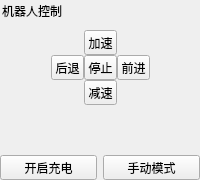
              <widget class="QGroupBox" name="groupBox">
               <property name="styleSheet">
                <string notr="true">QGroupBox {
	border:none;
}</string>
               </property>
               <property name="title">
                <string>机器人控制</string>
               </property>
               <layout class="QVBoxLayout" name="verticalLayout_10">
                <property name="spacing">
                 <number>0</number>
                </property>
                <property name="leftMargin">
                 <number>0</number>
                </property>
                <property name="topMargin">
                 <number>20</number>
                </property>
                <property name="rightMargin">
                 <number>0</number>
                </property>
                <property name="bottomMargin">
                 <number>0</number>
                </property>
                <item>
                 <layout class="QHBoxLayout" name="horizontalLayout_10">
                  <property name="spacing">
                   <number>0</number>
                  </property>
                  <property name="topMargin">
                   <number>10</number>
                  </property>
                  <property name="bottomMargin">
                   <number>10</number>
                  </property>
                  <item>
                   <spacer name="horizontalSpacer_8">
                    <property name="orientation">
                     <enum>Qt::Horizontal</enum>
                    </property>
                    <property name="sizeHint" stdset="0">
                     <size>
                      <width>40</width>
                      <height>20</height>
                     </size>
                    </property>
                   </spacer>
                  </item>
                  <item>
                   <widget class="QWidget" name="widget_5" native="true">
                    <property name="minimumSize">
                     <size>
                      <width>0</width>
                      <height>0</height>
                     </size>
                    </property>
                    <property name="maximumSize">
                     <size>
                      <width>99</width>
                      <height>99</height>
                     </size>
                    </property>
                    <layout class="QGridLayout" name="gridLayout_2">
                     <property name="leftMargin">
                      <number>0</number>
                     </property>
                     <property name="topMargin">
                      <number>0</number>
                     </property>
                     <property name="rightMargin">
                      <number>0</number>
                     </property>
                     <property name="bottomMargin">
                      <number>0</number>
                     </property>
                     <property name="spacing">
                      <number>0</number>
                     </property>
                     <item row="0" column="1">
                      <widget class="QToolButton" name="toolButton_robot_speed_add">
                       <property name="sizePolicy">
                        <sizepolicy hsizetype="Preferred" vsizetype="Preferred">
                         <horstretch>0</horstretch>
                         <verstretch>0</verstretch>
                        </sizepolicy>
                       </property>
                       <property name="toolTip">
                        <string>加速</string>
                       </property>
                       <property name="text">
                        <string>加速</string>
                       </property>
                       <property name="icon">
                        <iconset resource="../resource.qrc">
                         <normaloff>:/asset/HomeWindow/Speed_Add.svg</normaloff>:/asset/HomeWindow/Speed_Add.svg</iconset>
                       </property>
                       <property name="iconSize">
                        <size>
                         <width>24</width>
                         <height>24</height>
                        </size>
                       </property>
                      </widget>
                     </item>
                     <item row="1" column="1">
                      <widget class="QToolButton" name="toolButton_robot_move_stop">
                       <property name="sizePolicy">
                        <sizepolicy hsizetype="Preferred" vsizetype="Preferred">
                         <horstretch>0</horstretch>
                         <verstretch>0</verstretch>
                        </sizepolicy>
                       </property>
                       <property name="toolTip">
                        <string>停止</string>
                       </property>
                       <property name="text">
                        <string>停止</string>
                       </property>
                       <property name="icon">
                        <iconset resource="../resource.qrc">
                         <normaloff>:/asset/HomeWindow/Move_Stop.svg</normaloff>:/asset/HomeWindow/Move_Stop.svg</iconset>
                       </property>
                       <property name="iconSize">
                        <size>
                         <width>24</width>
                         <height>24</height>
                        </size>
                       </property>
                      </widget>
                     </item>
                     <item row="1" column="2">
                      <widget class="QToolButton" name="toolButton_robot_move_forward">
                       <property name="sizePolicy">
                        <sizepolicy hsizetype="Preferred" vsizetype="Preferred">
                         <horstretch>0</horstretch>
                         <verstretch>0</verstretch>
                        </sizepolicy>
                       </property>
                       <property name="minimumSize">
                        <size>
                         <width>0</width>
                         <height>0</height>
                        </size>
                       </property>
                       <property name="maximumSize">
                        <size>
                         <width>1111</width>
                         <height>1111111</height>
                        </size>
                       </property>
                       <property name="statusTip">
                        <string>前进</string>
                       </property>
                       <property name="text">
                        <string>前进</string>
                       </property>
                       <property name="icon">
                        <iconset resource="../resource.qrc">
                         <normaloff>:/asset/HomeWindow/Move_Forward.svg</normaloff>:/asset/HomeWindow/Move_Forward.svg</iconset>
                       </property>
                       <property name="iconSize">
                        <size>
                         <width>24</width>
                         <height>24</height>
                        </size>
                       </property>
                      </widget>
                     </item>
                     <item row="1" column="0">
                      <widget class="QToolButton" name="toolButton_robot_move_backward">
                       <property name="sizePolicy">
                        <sizepolicy hsizetype="Preferred" vsizetype="Preferred">
                         <horstretch>0</horstretch>
                         <verstretch>0</verstretch>
                        </sizepolicy>
                       </property>
                       <property name="toolTip">
                        <string>后退</string>
                       </property>
                       <property name="text">
                        <string>后退</string>
                       </property>
                       <property name="icon">
                        <iconset resource="../resource.qrc">
                         <normaloff>:/asset/HomeWindow/Move_Backward.svg</normaloff>:/asset/HomeWindow/Move_Backward.svg</iconset>
                       </property>
                       <property name="iconSize">
                        <size>
                         <width>24</width>
                         <height>24</height>
                        </size>
                       </property>
                      </widget>
                     </item>
                     <item row="2" column="1">
                      <widget class="QToolButton" name="toolButton_robot_speed_subtract">
                       <property name="sizePolicy">
                        <sizepolicy hsizetype="Preferred" vsizetype="Preferred">
                         <horstretch>0</horstretch>
                         <verstretch>0</verstretch>
                        </sizepolicy>
                       </property>
                       <property name="toolTip">
                        <string>减速</string>
                       </property>
                       <property name="text">
                        <string>减速</string>
                       </property>
                       <property name="icon">
                        <iconset resource="../resource.qrc">
                         <normaloff>:/asset/HomeWindow/Speed_Sub.svg</normaloff>:/asset/HomeWindow/Speed_Sub.svg</iconset>
                       </property>
                       <property name="iconSize">
                        <size>
                         <width>24</width>
                         <height>24</height>
                        </size>
                       </property>
                      </widget>
                     </item>
                    </layout>
                   </widget>
                  </item>
                  <item>
                   <spacer name="horizontalSpacer_9">
                    <property name="orientation">
                     <enum>Qt::Horizontal</enum>
                    </property>
                    <property name="sizeHint" stdset="0">
                     <size>
                      <width>40</width>
                      <height>20</height>
                     </size>
                    </property>
                   </spacer>
                  </item>
                 </layout>
                </item>
                <item>
                 <spacer name="verticalSpacer_3">
                  <property name="orientation">
                   <enum>Qt::Vertical</enum>
                  </property>
                  <property name="sizeType">
                   <enum>QSizePolicy::Preferred</enum>
                  </property>
                  <property name="sizeHint" stdset="0">
                   <size>
                    <width>20</width>
                    <height>40</height>
                   </size>
                  </property>
                 </spacer>
                </item>
                <item>
                 <layout class="QHBoxLayout" name="horizontalLayout_11">
                  <property name="spacing">
                   <number>6</number>
                  </property>
                  <item>
                   <widget class="QToolButton" name="toolButton_robot_charge_set">
                    <property name="sizePolicy">
                     <sizepolicy hsizetype="Preferred" vsizetype="Preferred">
                      <horstretch>0</horstretch>
                      <verstretch>0</verstretch>
                     </sizepolicy>
                    </property>
                    <property name="text">
                     <string>开启充电</string>
                    </property>
                   </widget>
                  </item>
                  <item>
                   <widget class="QToolButton" name="toolButton_robot_state_set">
                    <property name="sizePolicy">
                     <sizepolicy hsizetype="Preferred" vsizetype="Preferred">
                      <horstretch>0</horstretch>
                      <verstretch>0</verstretch>
                     </sizepolicy>
                    </property>
                    <property name="text">
                     <string>手动模式</string>
                    </property>
                   </widget>
                  </item>
                 </layout>
                </item>
               </layout>
              </widget>
